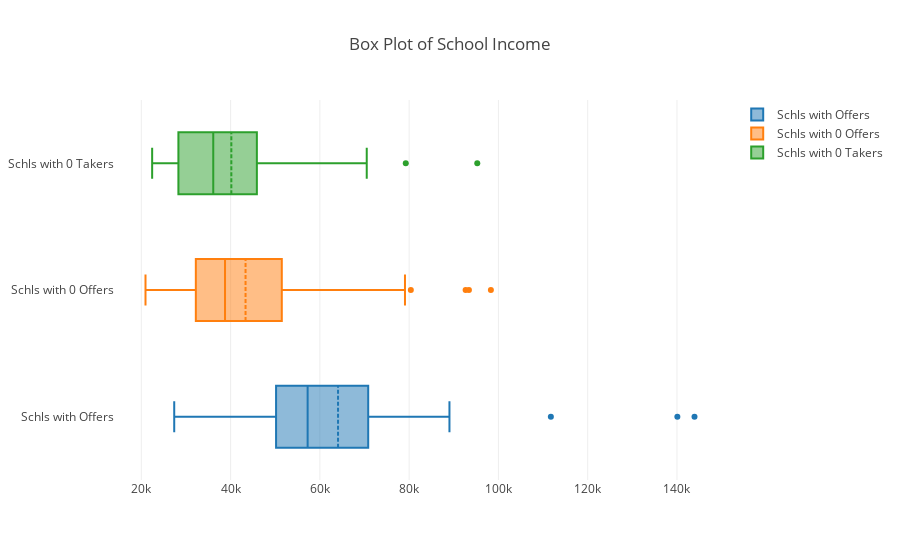

The code cell stored with this chart in its notebook:
### Code cell
trace0 = go.Box(x=IEgs["School Income Estimate"],name="Schls with Offers",boxmean=True)
trace1 = go.Box(x=IEos["School Income Estimate"],name="Schls with 0 Offers",boxmean=True)
trace2 = go.Box(x=IEws["School Income Estimate"],name="Schls with 0 Takers",boxmean=True)
data = [trace0, trace1, trace2]
layout = go.Layout(
    title = "Box Plot of School Income",
    margin = go.Margin(l=115)
)
fig = go.Figure(data=data,layout=layout)
iplot(fig)

### Figure 1 — Plotly figure (JSON) as saved in the notebook; plotly's stock layout.template omitted (floating-point values rounded to 4 significant figures; data arrays with more than 128 entries replaced by an {"elided": "..."} marker saying what was removed)
{"data": [{"boxmean": true, "name": "Schls with Offers", "type": "box", "x": [40810.0, 76830.0, 38920.0, 140100.0, 143900.0, 89030.0, 48430.0, 50770.0, 51520.0, 45250.0, 111700.0, 48360.0, 50780.0, 57530.0, 55700.0, 39390.0, 70640.0, 65860.0, 47060.0, 57250.0, 67370.0, 54320.0, 57400.0, 71380.0, 64280.0, 61990.0, 56350.0, 77170.0, 54820.0, 66600.0, 72830.0, 52360.0, 27370.0]}, {"boxmean": true, "name": "Schls with 0 Offers", "type": "box", "x": {"elided": "158 float values"}}, {"boxmean": true, "name": "Schls with 0 Takers", "type": "box", "x": [27880.0, 58100.0, 51290.0, 39050.0, 37110.0, 24550.0, 25390.0, 34750.0, 26960.0, 42310.0, 30490.0, 22420.0, 29570.0, 34320.0, 31130.0, 29710.0, 47180.0, 67020.0, 95260.0, 46340.0, 26290.0, 40080.0, 38460.0, 70500.0, 44500.0, 38900.0, 34660.0, 36110.0, 29640.0, 79240.0, 48090.0, 27040.0, 26110.0, 41940.0, 23310.0]}], "layout": {"margin": {"l": 115}, "title": "Box Plot of School Income"}}
